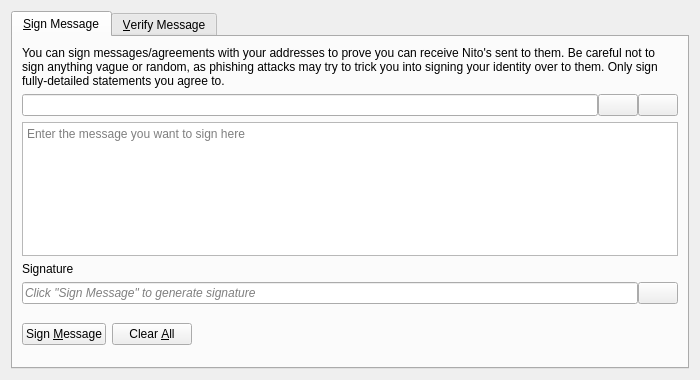
<?xml version="1.0" encoding="UTF-8"?>
<ui version="4.0">
 <class>SignVerifyMessageDialog</class>
 <widget class="QDialog" name="SignVerifyMessageDialog">
  <property name="geometry">
   <rect>
    <x>0</x>
    <y>0</y>
    <width>700</width>
    <height>380</height>
   </rect>
  </property>
  <property name="windowTitle">
   <string>Signatures - Sign / Verify a Message</string>
  </property>
  <property name="modal">
   <bool>true</bool>
  </property>
  <layout class="QVBoxLayout" name="verticalLayout">
   <item>
    <widget class="QTabWidget" name="tabWidget">
     <property name="currentIndex">
      <number>0</number>
     </property>
     <widget class="QWidget" name="tabSignMessage">
      <attribute name="title">
       <string>&amp;Sign Message</string>
      </attribute>
      <layout class="QVBoxLayout" name="verticalLayout_SM">
       <item>
        <widget class="QLabel" name="infoLabel_SM">
         <property name="text">
          <string>You can sign messages/agreements with your addresses to prove you can receive Nito's sent to them. Be careful not to sign anything vague or random, as phishing attacks may try to trick you into signing your identity over to them. Only sign fully-detailed statements you agree to.</string>
         </property>
         <property name="textFormat">
          <enum>Qt::PlainText</enum>
         </property>
         <property name="wordWrap">
          <bool>true</bool>
         </property>
        </widget>
       </item>
       <item>
        <layout class="QHBoxLayout" name="horizontalLayout_1_SM">
         <property name="spacing">
          <number>0</number>
         </property>
         <item>
          <widget class="QValidatedLineEdit" name="addressIn_SM">
           <property name="toolTip">
            <string>The Nito address to sign the message with</string>
           </property>
          </widget>
         </item>
         <item>
          <widget class="QPushButton" name="addressBookButton_SM">
           <property name="toolTip">
            <string>Choose previously used address</string>
           </property>
           <property name="text">
            <string/>
           </property>
           <property name="icon">
            <iconset resource="../nito.qrc">
             <normaloff>:/icons/address-book</normaloff>:/icons/address-book</iconset>
           </property>
           <property name="shortcut">
            <string>Alt+A</string>
           </property>
           <property name="autoDefault">
            <bool>false</bool>
           </property>
          </widget>
         </item>
         <item>
          <widget class="QPushButton" name="pasteButton_SM">
           <property name="toolTip">
            <string>Paste address from clipboard</string>
           </property>
           <property name="text">
            <string/>
           </property>
           <property name="icon">
            <iconset resource="../nito.qrc">
             <normaloff>:/icons/editpaste</normaloff>:/icons/editpaste</iconset>
           </property>
           <property name="shortcut">
            <string>Alt+P</string>
           </property>
           <property name="autoDefault">
            <bool>false</bool>
           </property>
          </widget>
         </item>
        </layout>
       </item>
       <item>
        <widget class="QPlainTextEdit" name="messageIn_SM">
         <property name="toolTip">
          <string>Enter the message you want to sign here</string>
         </property>
         <property name="placeholderText">
          <string>Enter the message you want to sign here</string>
         </property>
        </widget>
       </item>
       <item>
        <widget class="QLabel" name="signatureLabel_SM">
         <property name="text">
          <string>Signature</string>
         </property>
         <property name="textFormat">
          <enum>Qt::PlainText</enum>
         </property>
        </widget>
       </item>
       <item>
        <layout class="QHBoxLayout" name="horizontalLayout_2_SM">
         <property name="spacing">
          <number>0</number>
         </property>
         <item>
          <widget class="QLineEdit" name="signatureOut_SM">
           <property name="placeholderText">
            <string>Click "Sign Message" to generate signature</string>
           </property>
           <property name="font">
            <font>
             <italic>true</italic>
            </font>
           </property>
           <property name="readOnly">
            <bool>true</bool>
           </property>
          </widget>
         </item>
         <item>
          <widget class="QPushButton" name="copySignatureButton_SM">
           <property name="toolTip">
            <string>Copy the current signature to the system clipboard</string>
           </property>
           <property name="text">
            <string/>
           </property>
           <property name="icon">
            <iconset resource="../nito.qrc">
             <normaloff>:/icons/editcopy</normaloff>:/icons/editcopy</iconset>
           </property>
           <property name="autoDefault">
            <bool>false</bool>
           </property>
          </widget>
         </item>
        </layout>
       </item>
       <item>
        <layout class="QHBoxLayout" name="horizontalLayout_3_SM">
         <item>
          <widget class="QPushButton" name="signMessageButton_SM">
           <property name="toolTip">
            <string>Sign the message to prove you own this Nito address</string>
           </property>
           <property name="text">
            <string>Sign &amp;Message</string>
           </property>
           <property name="icon">
            <iconset resource="../nito.qrc">
             <normaloff>:/icons/edit</normaloff>:/icons/edit</iconset>
           </property>
           <property name="autoDefault">
            <bool>false</bool>
           </property>
          </widget>
         </item>
         <item>
          <widget class="QPushButton" name="clearButton_SM">
           <property name="toolTip">
            <string>Reset all sign message fields</string>
           </property>
           <property name="text">
            <string>Clear &amp;All</string>
           </property>
           <property name="icon">
            <iconset resource="../nito.qrc">
             <normaloff>:/icons/remove</normaloff>:/icons/remove</iconset>
           </property>
           <property name="autoDefault">
            <bool>false</bool>
           </property>
          </widget>
         </item>
         <item>
          <spacer name="horizontalSpacer_1_SM">
           <property name="orientation">
            <enum>Qt::Horizontal</enum>
           </property>
           <property name="sizeHint" stdset="0">
            <size>
             <width>40</width>
             <height>48</height>
            </size>
           </property>
          </spacer>
         </item>
         <item>
          <widget class="QLabel" name="statusLabel_SM">
           <property name="font">
            <font>
             <weight>75</weight>
             <bold>true</bold>
            </font>
           </property>
           <property name="text">
            <string/>
           </property>
           <property name="wordWrap">
            <bool>true</bool>
           </property>
          </widget>
         </item>
         <item>
          <spacer name="horizontalSpacer_2_SM">
           <property name="orientation">
            <enum>Qt::Horizontal</enum>
           </property>
           <property name="sizeHint" stdset="0">
            <size>
             <width>40</width>
             <height>48</height>
            </size>
           </property>
          </spacer>
         </item>
        </layout>
       </item>
      </layout>
     </widget>
     <widget class="QWidget" name="tabVerifyMessage">
      <attribute name="title">
       <string>&amp;Verify Message</string>
      </attribute>
      <layout class="QVBoxLayout" name="verticalLayout_VM">
       <item>
        <widget class="QLabel" name="infoLabel_VM">
         <property name="text">
          <string>Enter the receiver's address, message (ensure you copy line breaks, spaces, tabs, etc. exactly) and signature below to verify the message. Be careful not to read more into the signature than what is in the signed message itself, to avoid being tricked by a man-in-the-middle attack. Note that this only proves the signing party receives with the address, it cannot prove sendership of any transaction!</string>
         </property>
         <property name="textFormat">
          <enum>Qt::PlainText</enum>
         </property>
         <property name="alignment">
          <set>Qt::AlignLeading|Qt::AlignLeft|Qt::AlignTop</set>
         </property>
         <property name="wordWrap">
          <bool>true</bool>
         </property>
        </widget>
       </item>
       <item>
        <layout class="QHBoxLayout" name="horizontalLayout_1_VM">
         <property name="spacing">
          <number>0</number>
         </property>
         <item>
          <widget class="QValidatedLineEdit" name="addressIn_VM">
           <property name="toolTip">
            <string>The Nito address the message was signed with</string>
           </property>
          </widget>
         </item>
         <item>
          <widget class="QPushButton" name="addressBookButton_VM">
           <property name="toolTip">
            <string>Choose previously used address</string>
           </property>
           <property name="text">
            <string/>
           </property>
           <property name="icon">
            <iconset resource="../nito.qrc">
             <normaloff>:/icons/address-book</normaloff>:/icons/address-book</iconset>
           </property>
           <property name="shortcut">
            <string>Alt+A</string>
           </property>
           <property name="autoDefault">
            <bool>false</bool>
           </property>
          </widget>
         </item>
        </layout>
       </item>
       <item>
        <widget class="QPlainTextEdit" name="messageIn_VM">
          <property name="toolTip">
            <string>The signed message to verify</string>
          </property>
          <property name="placeholderText">
            <string>The signed message to verify</string>
          </property>
        </widget>
       </item>
       <item>
        <widget class="QValidatedLineEdit" name="signatureIn_VM">
          <property name="toolTip">
            <string>The signature given when the message was signed</string>
          </property>
          <property name="placeholderText">
            <string>The signature given when the message was signed</string>
          </property>
        </widget>
       </item>
       <item>
        <layout class="QHBoxLayout" name="horizontalLayout_2_VM">
         <item>
          <widget class="QPushButton" name="verifyMessageButton_VM">
           <property name="toolTip">
            <string>Verify the message to ensure it was signed with the specified Nito address</string>
           </property>
           <property name="text">
            <string>Verify &amp;Message</string>
           </property>
           <property name="icon">
            <iconset resource="../nito.qrc">
             <normaloff>:/icons/transaction_0</normaloff>:/icons/transaction_0</iconset>
           </property>
           <property name="autoDefault">
            <bool>false</bool>
           </property>
          </widget>
         </item>
         <item>
          <widget class="QPushButton" name="clearButton_VM">
           <property name="toolTip">
            <string>Reset all verify message fields</string>
           </property>
           <property name="text">
            <string>Clear &amp;All</string>
           </property>
           <property name="icon">
            <iconset resource="../nito.qrc">
             <normaloff>:/icons/remove</normaloff>:/icons/remove</iconset>
           </property>
           <property name="autoDefault">
            <bool>false</bool>
           </property>
          </widget>
         </item>
         <item>
          <spacer name="horizontalSpacer_1_VM">
           <property name="orientation">
            <enum>Qt::Horizontal</enum>
           </property>
           <property name="sizeHint" stdset="0">
            <size>
             <width>40</width>
             <height>48</height>
            </size>
           </property>
          </spacer>
         </item>
         <item>
          <widget class="QLabel" name="statusLabel_VM">
           <property name="font">
            <font>
             <weight>75</weight>
             <bold>true</bold>
            </font>
           </property>
           <property name="text">
            <string/>
           </property>
           <property name="wordWrap">
            <bool>true</bool>
           </property>
          </widget>
         </item>
         <item>
          <spacer name="horizontalSpacer_2_VM">
           <property name="orientation">
            <enum>Qt::Horizontal</enum>
           </property>
           <property name="sizeHint" stdset="0">
            <size>
             <width>40</width>
             <height>48</height>
            </size>
           </property>
          </spacer>
         </item>
        </layout>
       </item>
      </layout>
     </widget>
    </widget>
   </item>
  </layout>
 </widget>
 <customwidgets>
  <customwidget>
   <class>QValidatedLineEdit</class>
   <extends>QLineEdit</extends>
   <header>qt/qvalidatedlineedit.h</header>
  </customwidget>
 </customwidgets>
 <resources>
  <include location="../nito.qrc"/>
 </resources>
 <connections/>
</ui>
